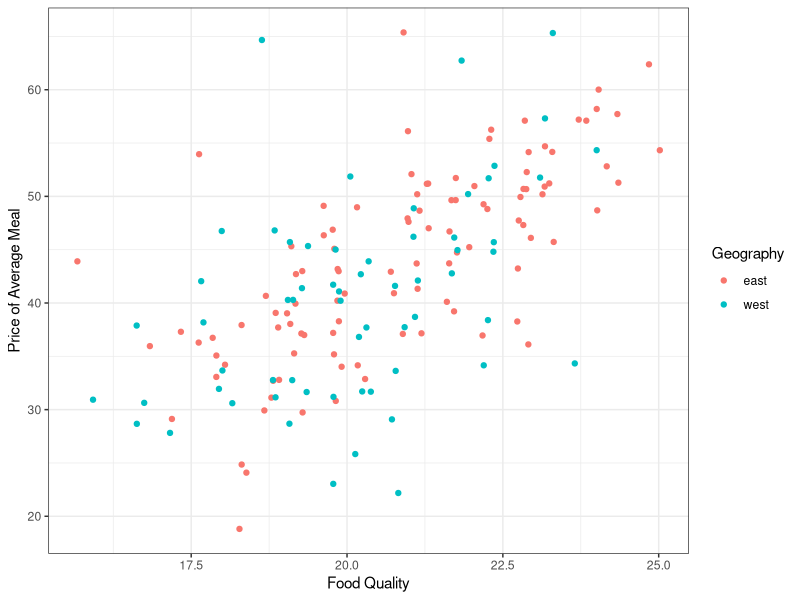
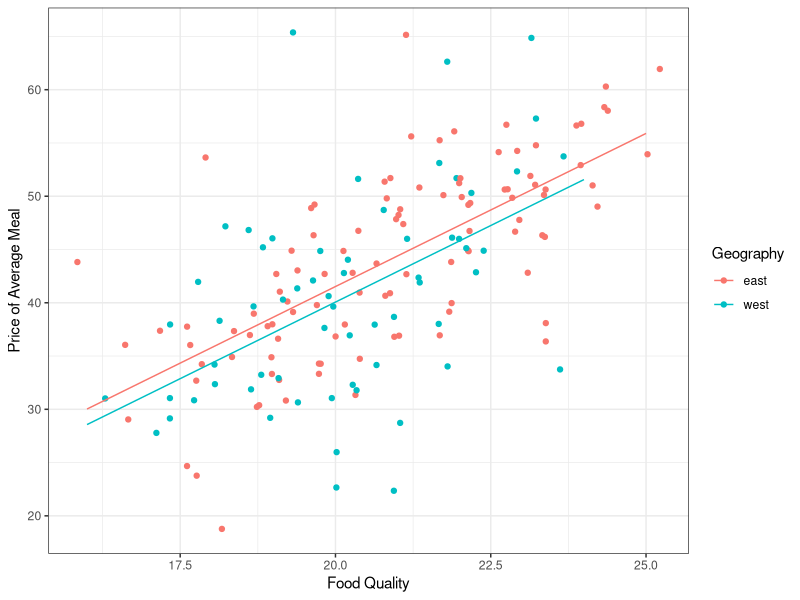
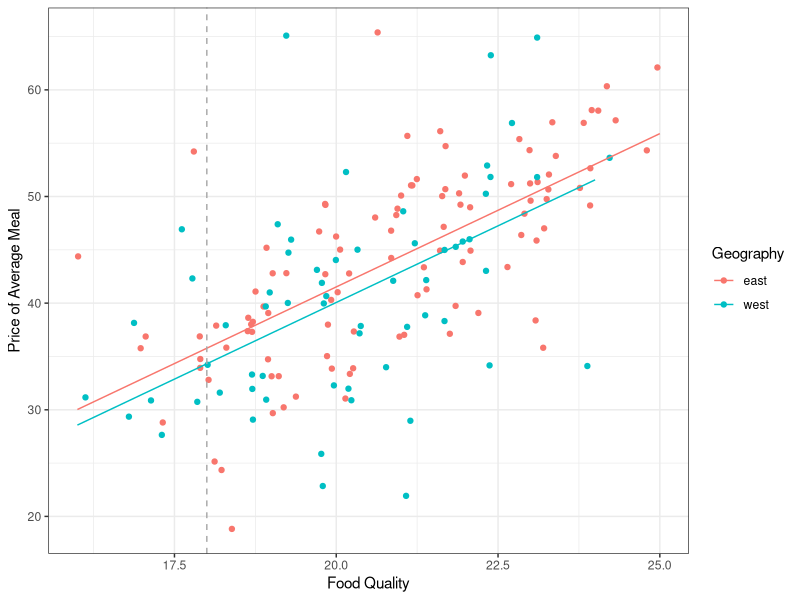

Here is the R script that generated these plots, in order:
## ---- chunk 1
library(tidyverse)
zagat <- read_csv("data/nyc-zagat.csv")

zagat
## ---- chunk 2
#| fig-width: 5
#| fig-height: 3
#| fig-align: center
zagat %>%
  ggplot(aes(x = food, y = price, color = geo)) +
  geom_jitter() +
  theme_bw() +
  labs(x = "Food Quality", y = "Price of Average Meal", color = "Geography")
## ---- chunk 3
#| code-fold: false
m1 <- lm(price ~ food + geo, zagat)
m1
## ---- chunk 4
#| code-fold: false
zagat |>
  mutate(geowest = geo == "west") |>
  select(food, price, geo, geowest)
## ---- chunk 5
#| fig-width: 5
#| fig-height: 3
#| fig-align: center
#| echo: false
#| code-fold: false

zagat <- zagat |>
  mutate(y_hat = fitted(m1))

# We use geom_line instead of geom_abline since the model
# now has two slope coefficients
p_parallel <- zagat %>%
  ggplot(aes(x = food, y = price, color = geo)) +
  geom_jitter() +
  theme_bw() +
  labs(x = "Food Quality", y = "Price of Average Meal", color = "Geography") +
  geom_line(aes(y = y_hat))

p_parallel
## ---- chunk 6
#| code-fold: false
zagat |>
  mutate(geo = factor(geo, levels = c("west", "east"))) |>
  lm(formula = price ~ food + geo)
## ---- chunk 7
#| code-fold: false
m2 <- lm(price ~ food + decor, data = zagat)
m2
## ---- chunk 8
#| fig-width: 5
#| fig-height: 3
#| fig-align: center
#| echo: false
#| code-fold: false
p_parallel +
  geom_vline(xintercept = 18, color = "darkgray", lty = 2)
